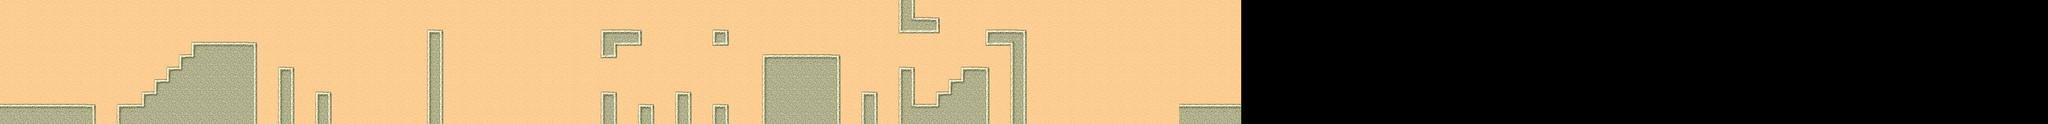

This is a level from a 2D game, rendered from its Tiled map with the project's own tilesets. A one-line summary and the complete map file follow:
An orthogonal 165x10 tile map with 32x32 px tiles, 1 tile layer (Capa de Patrones 1).

<map version="1.2" tiledversion="1.2.4" orientation="orthogonal" renderorder="right-down" width="165" height="10" tilewidth="32" tileheight="32" infinite="0" nextlayerid="2" nextobjectid="1">
 <tileset firstgid="1" name="Desert" tilewidth="32" tileheight="32" spacing="1" margin="1" tilecount="48" columns="8">
  <image source="tmw_desert_spacing.png" width="265" height="199" />
  <terraintypes>
   <terrain name="Bricks" tile="9" />
   <terrain name="Rocks" tile="33" />
   <terrain name="Dirt" tile="14" />
   <terrain name="Desert" tile="29" />
  </terraintypes>
  <tile id="0" terrain="3,3,3,0" />
  <tile id="1" terrain="3,3,0,0" />
  <tile id="2" terrain="3,3,0,3" />
  <tile id="3" terrain="2,2,2,3" />
  <tile id="4" terrain="2,2,3,2" />
  <tile id="5" terrain="3,3,3,2" />
  <tile id="6" terrain="3,3,2,2" />
  <tile id="7" terrain="3,3,2,3" />
  <tile id="8" terrain="3,0,3,0" />
  <tile id="9" terrain="0,0,0,0" />
  <tile id="10" terrain="0,3,0,3" />
  <tile id="11" terrain="2,3,2,2" />
  <tile id="12" terrain="3,2,2,2" />
  <tile id="13" terrain="3,2,3,2" />
  <tile id="14" terrain="2,2,2,2" />
  <tile id="15" terrain="2,3,2,3" />
  <tile id="16" terrain="3,0,3,3" />
  <tile id="17" terrain="0,0,3,3" />
  <tile id="18" terrain="0,3,3,3" />
  <tile id="19" terrain="0,0,0,3" />
  <tile id="20" terrain="0,0,3,0" />
  <tile id="21" terrain="3,2,3,3" />
  <tile id="22" terrain="2,2,3,3" />
  <tile id="23" terrain="2,3,3,3" />
  <tile id="24" terrain="3,3,3,1" />
  <tile id="25" terrain="3,3,1,1" />
  <tile id="26" terrain="3,3,1,3" />
  <tile id="27" terrain="0,3,0,0" />
  <tile id="28" terrain="3,0,0,0" />
  <tile id="29" terrain="3,3,3,3" />
  <tile id="32" terrain="3,1,3,1" />
  <tile id="33" terrain="1,1,1,1" />
  <tile id="34" terrain="1,3,1,3" />
  <tile id="35" terrain="1,1,1,3" />
  <tile id="36" terrain="1,1,3,1" />
  <tile id="40" terrain="3,1,3,3" />
  <tile id="41" terrain="1,1,3,3" />
  <tile id="42" terrain="1,3,3,3" />
  <tile id="43" terrain="1,3,1,1" />
  <tile id="44" terrain="3,1,1,1" />
 </tileset>
 <layer id="1" name="Capa de Patrones 1" width="165" height="10">
  <data encoding="csv">
30,30,30,30,30,30,30,30,30,30,30,30,30,30,30,30,30,30,30,30,30,30,30,30,30,30,30,30,30,30,30,30,30,30,30,30,30,30,30,30,30,30,30,30,30,30,30,30,30,30,30,30,30,30,30,30,30,30,30,30,30,30,30,30,30,30,30,30,30,30,30,30,33,35,30,30,30,30,30,30,30,30,30,30,30,30,30,30,30,30,30,30,30,30,30,30,30,30,30,30,0,0,0,0,0,0,0,0,0,0,0,0,0,0,0,0,0,0,0,0,0,0,0,0,0,0,0,0,0,0,0,0,0,0,0,0,0,0,0,0,0,0,0,0,0,0,0,0,0,0,0,0,0,0,0,0,0,0,0,0,0,0,0,0,0,
30,30,30,30,30,30,30,30,30,30,30,30,30,30,30,30,30,30,30,30,30,30,30,30,30,30,30,30,30,30,30,30,30,30,30,30,30,30,30,30,30,30,30,30,30,30,30,30,30,30,30,30,30,30,30,30,30,30,30,30,30,30,30,30,30,30,30,30,30,30,30,30,33,44,26,27,30,30,30,30,30,30,30,30,30,30,30,30,30,30,30,30,30,30,30,30,30,30,30,30,0,0,0,0,0,0,0,0,0,0,0,0,0,0,0,0,0,0,0,0,0,0,0,0,0,0,0,0,0,0,0,0,0,0,0,0,0,0,0,0,0,0,0,0,0,0,0,0,0,0,0,0,0,0,0,0,0,0,0,0,0,0,0,0,0,
30,30,30,30,30,30,30,30,30,30,30,30,30,30,30,30,30,30,30,30,30,30,30,30,30,30,30,30,30,30,30,30,30,30,25,27,30,30,30,30,30,30,30,30,30,30,30,30,25,26,26,27,30,30,30,30,30,25,27,30,30,30,30,30,30,30,30,30,30,30,30,30,41,42,42,43,30,30,30,25,26,26,27,30,30,30,30,30,30,30,30,30,30,30,30,30,30,30,30,30,0,0,0,0,0,0,0,0,0,0,0,0,0,0,0,0,0,0,0,0,0,0,0,0,0,0,0,0,0,0,0,0,0,0,0,0,0,0,0,0,0,0,0,0,0,0,0,0,0,0,0,0,0,0,0,0,0,0,0,0,0,0,0,0,0,
30,30,30,30,30,30,30,30,30,30,30,30,30,30,30,25,26,26,26,26,27,30,30,30,30,30,30,30,30,30,30,30,30,30,33,35,30,30,30,30,30,30,30,30,30,30,30,30,33,36,42,43,30,30,30,30,30,41,43,30,30,30,30,30,30,30,30,30,30,30,30,30,30,30,30,30,30,30,30,41,42,37,35,30,30,30,30,30,30,30,30,30,30,30,30,30,30,30,30,30,0,0,0,0,0,0,0,0,0,0,0,0,0,0,0,0,0,0,0,0,0,0,0,0,0,0,0,0,0,0,0,0,0,0,0,0,0,0,0,0,0,0,0,0,0,0,0,0,0,0,0,0,0,0,0,0,0,0,0,0,0,0,0,0,0,
30,30,30,30,30,30,30,30,30,30,30,30,30,30,25,45,34,34,34,34,35,30,30,30,30,30,30,30,30,30,30,30,30,30,33,35,30,30,30,30,30,30,30,30,30,30,30,30,41,43,30,30,30,30,30,30,30,30,30,30,30,25,26,26,26,26,26,27,30,30,30,30,30,30,30,30,30,30,30,30,30,33,35,30,30,30,30,30,30,30,30,30,30,30,30,30,30,30,30,30,0,0,0,0,0,0,0,0,0,0,0,0,0,0,0,0,0,0,0,0,0,0,0,0,0,0,0,0,0,0,0,0,0,0,0,0,0,0,0,0,0,0,0,0,0,0,0,0,0,0,0,0,0,0,0,0,0,0,0,0,0,0,0,0,0,
30,30,30,30,30,30,30,30,30,30,30,30,30,25,45,34,34,34,34,34,35,30,25,27,30,30,30,30,30,30,30,30,30,30,33,35,30,30,30,30,30,30,30,30,30,30,30,30,30,30,30,30,30,30,30,30,30,30,30,30,30,33,34,34,34,34,34,35,30,30,30,30,25,27,30,30,30,25,26,27,30,33,35,30,30,30,30,30,30,30,30,30,30,30,30,30,30,30,30,30,0,0,0,0,0,0,0,0,0,0,0,0,0,0,0,0,0,0,0,0,0,0,0,0,0,0,0,0,0,0,0,0,0,0,0,0,0,0,0,0,0,0,0,0,0,0,0,0,0,0,0,0,0,0,0,0,0,0,0,0,0,0,0,0,0,
30,30,30,30,30,30,30,30,30,30,30,30,25,45,34,34,34,34,34,34,35,30,33,35,30,30,30,30,30,30,30,30,30,30,33,35,30,30,30,30,30,30,30,30,30,30,30,30,30,30,30,30,30,30,30,30,30,30,30,30,30,33,34,34,34,34,34,35,30,30,30,30,33,35,30,30,25,45,34,35,30,33,35,30,30,30,30,30,30,30,30,30,30,30,30,30,30,30,30,30,0,0,0,0,0,0,0,0,0,0,0,0,0,0,0,0,0,0,0,0,0,0,0,0,0,0,0,0,0,0,0,0,0,0,0,0,0,0,0,0,0,0,0,0,0,0,0,0,0,0,0,0,0,0,0,0,0,0,0,0,0,0,0,0,0,
30,30,30,30,30,30,30,30,30,30,30,25,45,34,34,34,34,34,34,34,35,30,33,35,30,25,27,30,30,30,30,30,30,30,33,35,30,30,30,30,30,30,30,30,30,30,30,30,25,27,30,30,30,30,25,27,30,30,30,30,30,33,34,34,34,34,34,35,30,25,27,30,33,35,30,25,45,34,34,35,30,33,35,30,30,30,30,30,30,30,30,30,30,30,30,30,30,30,30,30,0,0,0,0,0,0,0,0,0,0,0,0,0,0,0,0,0,0,0,0,0,0,0,0,0,0,0,0,0,0,0,0,0,0,0,0,0,0,0,0,0,0,0,0,0,0,0,0,0,0,0,0,0,0,0,0,0,0,0,0,0,0,0,0,0,
26,26,26,26,26,26,26,27,30,25,26,45,34,34,34,34,34,34,34,34,35,30,33,35,30,33,35,30,30,30,30,30,30,30,33,35,30,30,30,30,30,30,30,30,30,30,30,30,33,35,30,25,27,30,33,35,30,25,27,30,30,33,34,34,34,34,34,35,30,33,35,30,33,44,26,45,34,34,34,35,30,33,35,30,30,30,30,30,30,30,30,30,30,30,30,26,26,26,26,26,0,0,0,0,0,0,0,0,0,0,0,0,0,0,0,0,0,0,0,0,0,0,0,0,0,0,0,0,0,0,0,0,0,0,0,0,0,0,0,0,0,0,0,0,0,0,0,0,0,0,0,0,0,0,0,0,0,0,0,0,0,0,0,0,0,
34,34,34,34,34,34,34,35,30,33,34,34,34,34,34,34,34,34,34,34,35,30,33,35,30,33,35,30,30,30,30,30,30,30,33,35,30,30,30,30,30,30,30,30,30,30,30,30,33,35,30,33,35,30,33,35,30,33,35,30,30,33,34,34,34,34,34,35,30,33,35,30,33,34,34,34,34,34,34,35,30,33,35,30,30,30,30,30,30,30,30,30,30,30,30,34,34,34,34,34,0,0,0,0,0,0,0,0,0,0,0,0,0,0,0,0,0,0,0,0,0,0,0,0,0,0,0,0,0,0,0,0,0,0,0,0,0,0,0,0,0,0,0,0,0,0,0,0,0,0,0,0,0,0,0,0,0,0,0,0,0,0,0,0,0
</data>
 </layer>
</map>